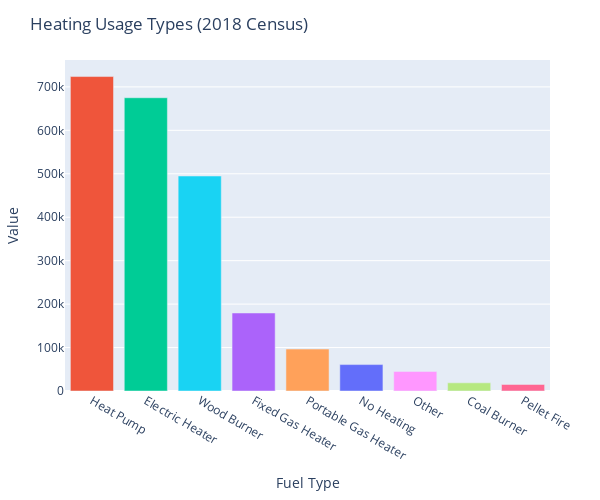

Notebook code for this chart:
### Code cell
plot(
    heating_data, x=Symbol("Fuel Type"), y=:Value, color=Symbol("Fuel Type"), kind="bar",
    Layout(
        width=600,height=500,
        showlegend=false,
        title="Heating Usage Types (2018 Census)",
        xaxis_categoryorder="total descending"
    )
)

### Figure 1 — Plotly figure (JSON) as saved in the notebook; plotly's stock layout.template omitted (floating-point values rounded to 4 significant figures)
{"data": [{"legendgroup": "Coal Burner", "marker": {"color": "#B6E880"}, "name": "Coal Burner", "showlegend": true, "type": "bar", "x": ["Coal Burner"], "xaxis": "x", "y": [18813], "yaxis": "y"}, {"legendgroup": "Electric Heater", "marker": {"color": "#00cc96"}, "name": "Electric Heater", "showlegend": true, "type": "bar", "x": ["Electric Heater"], "xaxis": "x", "y": [675018], "yaxis": "y"}, {"legendgroup": "Fixed Gas Heater", "marker": {"color": "#ab63fa"}, "name": "Fixed Gas Heater", "showlegend": true, "type": "bar", "x": ["Fixed Gas Heater"], "xaxis": "x", "y": [179571], "yaxis": "y"}, {"legendgroup": "Heat Pump", "marker": {"color": "#EF553B"}, "name": "Heat Pump", "showlegend": true, "type": "bar", "x": ["Heat Pump"], "xaxis": "x", "y": [723792], "yaxis": "y"}, {"legendgroup": "No Heating", "marker": {"color": "#636efa"}, "name": "No Heating", "showlegend": true, "type": "bar", "x": ["No Heating"], "xaxis": "x", "y": [60819], "yaxis": "y"}, {"legendgroup": "Other", "marker": {"color": "#FF97FF"}, "name": "Other", "showlegend": true, "type": "bar", "x": ["Other"], "xaxis": "x", "y": [45132], "yaxis": "y"}, {"legendgroup": "Pellet Fire", "marker": {"color": "#FF6692"}, "name": "Pellet Fire", "showlegend": true, "type": "bar", "x": ["Pellet Fire"], "xaxis": "x", "y": [15093], "yaxis": "y"}, {"legendgroup": "Portable Gas Heater", "marker": {"color": "#FFA15A"}, "name": "Portable Gas Heater", "showlegend": true, "type": "bar", "x": ["Portable Gas Heater"], "xaxis": "x", "y": [96570], "yaxis": "y"}, {"legendgroup": "Wood Burner", "marker": {"color": "#19d3f3"}, "name": "Wood Burner", "showlegend": true, "type": "bar", "x": ["Wood Burner"], "xaxis": "x", "y": [494841], "yaxis": "y"}], "layout": {"height": 500, "legend": {"title": {"text": "Fuel Type"}, "tracegroupgap": 0}, "margin": {"b": 50, "l": 50, "r": 50, "t": 60}, "showlegend": false, "title": "Heating Usage Types (2018 Census)", "width": 600, "xaxis": {"categoryorder": "total descending", "title": {"text": "Fuel Type"}}, "yaxis": {"title": {"text": "Value"}}}}
